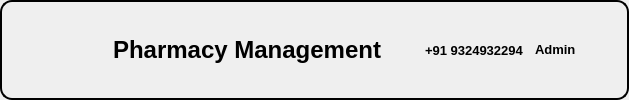
                  <widget class="QFrame" name="header">
                   <property name="styleSheet">
                    <string notr="true">border:2px solid black;
border-radius:12px;
padding:1px;</string>
                   </property>
                   <property name="frameShape">
                    <enum>QFrame::StyledPanel</enum>
                   </property>
                   <property name="frameShadow">
                    <enum>QFrame::Raised</enum>
                   </property>
                   <layout class="QHBoxLayout" name="horizontalLayout_2">
                    <property name="spacing">
                     <number>0</number>
                    </property>
                    <property name="leftMargin">
                     <number>0</number>
                    </property>
                    <property name="topMargin">
                     <number>10</number>
                    </property>
                    <property name="rightMargin">
                     <number>0</number>
                    </property>
                    <property name="bottomMargin">
                     <number>10</number>
                    </property>
                    <item alignment="Qt::AlignLeft|Qt::AlignTop">
                     <widget class="QFrame" name="logo">
                      <property name="styleSheet">
                       <string notr="true">border:none;</string>
                      </property>
                      <property name="frameShape">
                       <enum>QFrame::StyledPanel</enum>
                      </property>
                      <property name="frameShadow">
                       <enum>QFrame::Raised</enum>
                      </property>
                      <layout class="QHBoxLayout" name="horizontalLayout_4">
                       <property name="spacing">
                        <number>0</number>
                       </property>
                       <property name="leftMargin">
                        <number>50</number>
                       </property>
                       <property name="topMargin">
                        <number>0</number>
                       </property>
                       <property name="rightMargin">
                        <number>0</number>
                       </property>
                       <property name="bottomMargin">
                        <number>0</number>
                       </property>
                       <item alignment="Qt::AlignHCenter|Qt::AlignBottom">
                        <widget class="QLabel" name="label_4">
                         <property name="minimumSize">
                          <size>
                           <width>50</width>
                           <height>60</height>
                          </size>
                         </property>
                         <property name="maximumSize">
                          <size>
                           <width>50</width>
                           <height>60</height>
                          </size>
                         </property>
                         <property name="styleSheet">
                          <string notr="true"/>
                         </property>
                         <property name="text">
                          <string/>
                         </property>
                         <property name="pixmap">
                          <pixmap resource="icons.qrc">:/icons/icons/caduceus.svg</pixmap>
                         </property>
                         <property name="scaledContents">
                          <bool>true</bool>
                         </property>
                        </widget>
                       </item>
                      </layout>
                     </widget>
                    </item>
                    <item alignment="Qt::AlignRight">
                     <widget class="QFrame" name="name">
                      <property name="styleSheet">
                       <string notr="true">border:none;</string>
                      </property>
                      <property name="frameShape">
                       <enum>QFrame::StyledPanel</enum>
                      </property>
                      <property name="frameShadow">
                       <enum>QFrame::Raised</enum>
                      </property>
                      <layout class="QHBoxLayout" name="horizontalLayout_3">
                       <property name="spacing">
                        <number>0</number>
                       </property>
                       <property name="leftMargin">
                        <number>0</number>
                       </property>
                       <property name="topMargin">
                        <number>0</number>
                       </property>
                       <property name="rightMargin">
                        <number>0</number>
                       </property>
                       <property name="bottomMargin">
                        <number>0</number>
                       </property>
                       <item alignment="Qt::AlignLeft|Qt::AlignVCenter">
                        <widget class="QLabel" name="label_3">
                         <property name="font">
                          <font>
                           <pointsize>18</pointsize>
                           <weight>75</weight>
                           <bold>true</bold>
                          </font>
                         </property>
                         <property name="text">
                          <string>Pharmacy Management</string>
                         </property>
                        </widget>
                       </item>
                      </layout>
                     </widget>
                    </item>
                    <item alignment="Qt::AlignRight">
                     <widget class="QFrame" name="contact_detail">
                      <property name="styleSheet">
                       <string notr="true">border:none;</string>
                      </property>
                      <property name="frameShape">
                       <enum>QFrame::StyledPanel</enum>
                      </property>
                      <property name="frameShadow">
                       <enum>QFrame::Raised</enum>
                      </property>
                      <layout class="QHBoxLayout" name="horizontalLayout_5">
                       <property name="spacing">
                        <number>0</number>
                       </property>
                       <property name="leftMargin">
                        <number>0</number>
                       </property>
                       <property name="topMargin">
                        <number>0</number>
                       </property>
                       <property name="rightMargin">
                        <number>0</number>
                       </property>
                       <property name="bottomMargin">
                        <number>0</number>
                       </property>
                       <item alignment="Qt::AlignRight">
                        <widget class="QLabel" name="label_37">
                         <property name="minimumSize">
                          <size>
                           <width>30</width>
                           <height>30</height>
                          </size>
                         </property>
                         <property name="maximumSize">
                          <size>
                           <width>30</width>
                           <height>30</height>
                          </size>
                         </property>
                         <property name="text">
                          <string/>
                         </property>
                         <property name="pixmap">
                          <pixmap resource="icons.qrc">:/icons/icons/phone.svg</pixmap>
                         </property>
                         <property name="scaledContents">
                          <bool>true</bool>
                         </property>
                        </widget>
                       </item>
                       <item>
                        <widget class="QLabel" name="label_2">
                         <property name="font">
                          <font>
                           <pointsize>10</pointsize>
                           <weight>75</weight>
                           <bold>true</bold>
                          </font>
                         </property>
                         <property name="text">
                          <string>+91 9324932294</string>
                         </property>
                        </widget>
                       </item>
                      </layout>
                     </widget>
                    </item>
                    <item alignment="Qt::AlignRight">
                     <widget class="QFrame" name="log_out_frame">
                      <property name="styleSheet">
                       <string notr="true">border:none;</string>
                      </property>
                      <property name="frameShape">
                       <enum>QFrame::StyledPanel</enum>
                      </property>
                      <property name="frameShadow">
                       <enum>QFrame::Raised</enum>
                      </property>
                      <layout class="QGridLayout" name="gridLayout" rowstretch="0">
                       <property name="leftMargin">
                        <number>0</number>
                       </property>
                       <property name="topMargin">
                        <number>0</number>
                       </property>
                       <property name="rightMargin">
                        <number>10</number>
                       </property>
                       <property name="bottomMargin">
                        <number>0</number>
                       </property>
                       <property name="spacing">
                        <number>0</number>
                       </property>
                       <item row="0" column="0" alignment="Qt::AlignLeft">
                        <widget class="QLabel" name="label">
                         <property name="font">
                          <font>
                           <pointsize>10</pointsize>
                           <weight>75</weight>
                           <bold>true</bold>
                          </font>
                         </property>
                         <property name="text">
                          <string>Admin</string>
                         </property>
                        </widget>
                       </item>
                       <item row="0" column="1" alignment="Qt::AlignRight">
                        <widget class="QPushButton" name="logout_btn">
                         <property name="text">
                          <string/>
                         </property>
                         <property name="icon">
                          <iconset resource="icons.qrc">
                           <normaloff>:/icons/icons/logout.svg</normaloff>:/icons/icons/logout.svg</iconset>
                         </property>
                         <property name="iconSize">
                          <size>
                           <width>32</width>
                           <height>32</height>
                          </size>
                         </property>
                        </widget>
                       </item>
                      </layout>
                     </widget>
                    </item>
                   </layout>
                  </widget>
